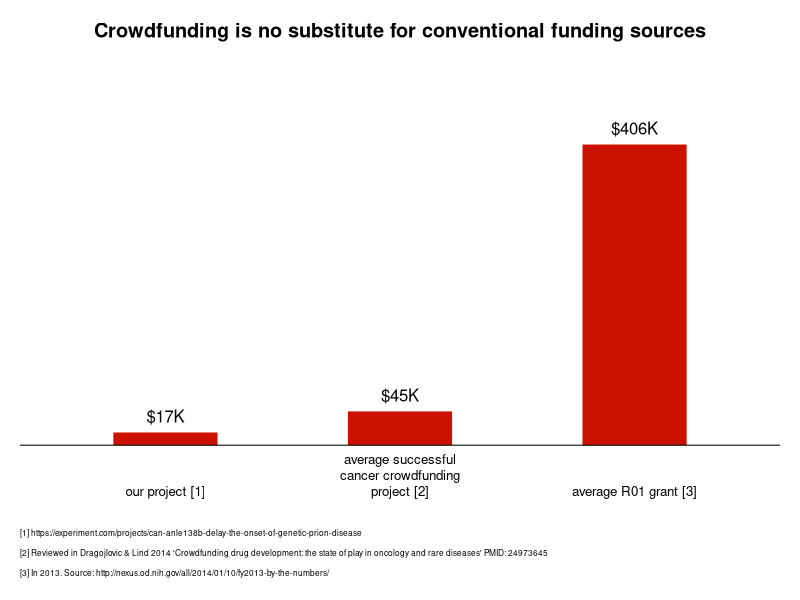

Write the R code that produced this figure.

pdf('no-substitute.pdf',width=8,height=6)
qtys = c(17217,45629,405874)
labels = c("our project [1]",
           "average successful\ncancer crowdfunding\nproject [2]",
           "average R01 grant [3]")
citations = c("[1] https://experiment.com/projects/can-anle138b-delay-the-onset-of-genetic-prion-disease",
    "[2] Reviewed in Dragojlovic & Lind 2014 'Crowdfunding drug development: the state of play in oncology and rare diseases' PMID: 24973645",
    "[3] In 2013. Source: http://nexus.od.nih.gov/all/2014/01/10/fy2013-by-the-numbers/")

k = '#CC1100'
par(mar=c(7,1,3,1))
plot(NA,NA,xlim=c(.5,3.5),ylim=c(0,500000),axes=FALSE,xlab='',ylab='',
    main='Crowdfunding is no substitute for conventional funding sources')
points(1:3,qtys,type='h',lend=1,lwd=100,col=k)
text(1:3,qtys,labels=c("$17K","$45K","$406K"),pos=3)
abline(h=0)
axis(side=1,at=1:3,labels=labels,lwd=0,lwd.ticks=0,cex.axis=.8,padj=0)
mtext(side=1,line=3:5,text=citations,cex=.5,adj=0)
dev.off()